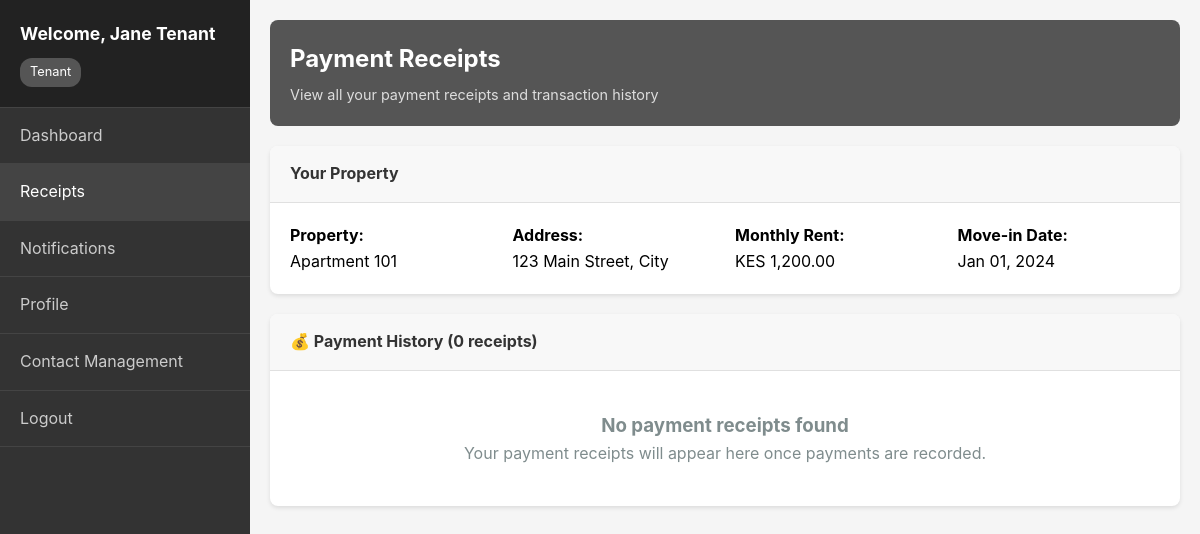
The app's page /tenant_receipts.php (signed in) with its own data.
### tables this page shows
CREATE TABLE users (
    id INT AUTO_INCREMENT PRIMARY KEY,
    username VARCHAR(50) UNIQUE NOT NULL,
    email VARCHAR(100) UNIQUE NOT NULL,
    password VARCHAR(255) NOT NULL,
    full_name VARCHAR(100) NOT NULL,
    phone VARCHAR(20),
    role ENUM('tenant', 'admin', 'landlord') NOT NULL,
    created_at TIMESTAMP DEFAULT CURRENT_TIMESTAMP,
    updated_at TIMESTAMP DEFAULT CURRENT_TIMESTAMP ON UPDATE CURRENT_TIMESTAMP,
    is_active BOOLEAN DEFAULT TRUE
);

CREATE TABLE tenant_properties (
    id INT AUTO_INCREMENT PRIMARY KEY,
    tenant_id INT NOT NULL,
    property_id INT NOT NULL,
    move_in_date DATE NOT NULL,
    move_out_date DATE NULL,
    is_active BOOLEAN DEFAULT TRUE,
    created_at TIMESTAMP DEFAULT CURRENT_TIMESTAMP,
    FOREIGN KEY (tenant_id) REFERENCES users(id) ON DELETE CASCADE,
    FOREIGN KEY (property_id) REFERENCES properties(id) ON DELETE CASCADE
);

CREATE TABLE properties (
    id INT AUTO_INCREMENT PRIMARY KEY,
    property_name VARCHAR(100) NOT NULL,
    address TEXT NOT NULL,
    landlord_id INT NOT NULL,
    monthly_rent DECIMAL(10,2) NOT NULL,
    created_at TIMESTAMP DEFAULT CURRENT_TIMESTAMP,
    FOREIGN KEY (landlord_id) REFERENCES users(id) ON DELETE CASCADE
);

### config.php (called while the page is built, shortened)
<?php
require_once 'database.php';
function isLoggedIn() {
    return isset($_SESSION['user_id']) && !empty($_SESSION['user_id']);
}
function formatCurrency($amount) {
    return 'KES ' . number_format($amount, 2);
}
function formatDate($date) {
    return date('M d, Y', strtotime($date));
}
function getCurrentUser() {
    $db = new Database();
    $user = $db->fetchOne(
        "SELECT * FROM users WHERE id = ? AND is_active = 1",
        [$_SESSION['user_id']]
    );
    return $user;
}
?>

### database.php (called while the page is built, shortened)
<?php
class Database {
    private $host = DB_HOST;
    private $username = DB_USERNAME;
    private $password = DB_PASSWORD;
    private $database = DB_NAME;
    private $connection;
    private function connect() {
        try {
            $this->connection = new PDO(
                "mysql:host={$this->host};dbname={$this->database};charset=utf8mb4",
                $this->username,
                $this->password,
                [
                    PDO::ATTR_ERRMODE => PDO::ERRMODE_EXCEPTION,
                    PDO::ATTR_DEFAULT_FETCH_MODE => PDO::FETCH_ASSOC,
                    PDO::ATTR_EMULATE_PREPARES => false
                ]
            );
        } catch (PDOException $e) {
            die("Database connection failed: " . $e->getMessage());
        }
    }
    public function query($sql, $params = []) {
        try {
            $stmt = $this->connection->prepare($sql);
            $stmt->execute($params);
            return $stmt;
        } catch (PDOException $e) {
            throw new Exception("Query failed: " . $e->getMessage());
        }
    }
    public function fetchAll($sql, $params = []) {
        return $this->query($sql, $params)->fetchAll();
    }
    public function fetchOne($sql, $params = []) {
        return $this->query($sql, $params)->fetch();
    }
}
?>

### tenant_receipts.php (the view, shortened to what this page needs)
<?php
require_once 'config.php';
$user = getCurrentUser();
$db = new Database();
$receipts = $db->fetchAll(
    "SELECT rp.*, p.property_name, p.address
     FROM rent_payments rp
     JOIN properties p ON rp.property_id = p.id
     WHERE rp.tenant_id = ?
     ORDER BY rp.payment_date DESC",
    [$user['id']]
);
$property = $db->fetchOne(
    "SELECT p.*, tp.move_in_date
     FROM properties p
     JOIN tenant_properties tp ON p.id = tp.property_id
     WHERE tp.tenant_id = ? AND tp.is_active = 1",
    [$user['id']]
);
?>
<!DOCTYPE html>
<html lang="en">
<head>
</head>
<body>
    <div class="dashboard-container">
        <div class="sidebar" id="sidebar">
            <div class="sidebar-header">
                <h2>Welcome, <?php echo htmlspecialchars($user['full_name']); ?></h2>
                <div class="user-role">Tenant</div>
            </div>
            <ul class="sidebar-menu">
                <li><a href="tenant_dashboard.php">Dashboard</a></li>
                <li><a href="tenant_receipts.php" class="active">Receipts</a></li>
                <li><a href="my_notifications.php">Notifications</a></li>
                <li><a href="my_profile.php">Profile</a></li>
                <li><a href="contact_management.php">Contact Management</a></li>
                <li><a href="logout.php">Logout</a></li>
            </ul>
        </div>
        <div class="main-content">
            <div class="content-header">
                <h1>Payment Receipts</h1>
                <p>View all your payment receipts and transaction history</p>
            </div>
            <?php if ($property): ?>
            <div class="card">
                <div class="card-header">
                    <h3>Your Property</h3>
                </div>
                <div style="padding: 20px;">
                    <div style="display: grid; grid-template-columns: repeat(auto-fit, minmax(200px, 1fr)); gap: 20px;">
                        <div>
                            <strong>Property:</strong><br>
                            <?php echo htmlspecialchars($property['property_name']); ?>
                        </div>
                        <div>
                            <strong>Address:</strong><br>
                            <?php echo htmlspecialchars($property['address']); ?>
                        </div>
                        <div>
                            <strong>Monthly Rent:</strong><br>
                            <?php echo formatCurrency($property['monthly_rent']); ?>
                        </div>
                        <div>
                            <strong>Move-in Date:</strong><br>
                            <?php echo formatDate($property['move_in_date']); ?>
                        </div>
                    </div>
                </div>
            </div>
            <?php endif; ?>
            <div class="card">
                <div class="card-header">
                    <h3>💰 Payment History (<?php echo count($receipts); ?> receipts)</h3>
                </div>
                <?php if (empty($receipts)): ?>
                    <div style="padding: 40px; text-align: center; color: #7f8c8d;">
                        <h3>No payment receipts found</h3>
                        <p>Your payment receipts will appear here once payments are recorded.</p>
                    </div>
                <?php endif; ?>
            </div>
        </div>
    </div>
</body>
</html>

### tenant_receipts.php (style rules this page uses)
* { box-sizing: border-box; margin: 0; padding: 0; }
body { font-family: -apple-system, BlinkMacSystemFont, 'Segoe UI', Roboto, sans-serif; background: #f5f5f5; line-height: 1.6; }
.dashboard-container { display: flex; min-height: 100vh; }
.sidebar { width: 250px; background: #333; color: white; position: fixed; height: 100vh; overflow-y: auto; z-index: 1000; transition: transform 0.3s ease; }
.sidebar-header { padding: 20px; background: #222; border-bottom: 1px solid #444; }
.sidebar-header h2 { margin: 0 0 10px 0; font-size: 1.1rem; }
.user-role { background: #555; color: white; padding: 4px 10px; border-radius: 12px; font-size: 0.8rem; display: inline-block; }
.sidebar-menu { list-style: none; padding: 0; margin: 0; }
.sidebar-menu a { color: #ccc; padding: 15px 20px; display: block; text-decoration: none; border-bottom: 1px solid #444; transition: all 0.3s ease; }
.sidebar-menu a:hover, .sidebar-menu a.active { background: #444; color: white; }
.main-content { flex: 1; margin-left: 250px; padding: 20px; min-height: 100vh; }
.content-header { background: #555; color: white; padding: 20px; margin-bottom: 20px; border-radius: 8px; }
.content-header h1 { margin: 0 0 5px 0; font-size: 1.5rem; }
.content-header p { margin: 0; opacity: 0.8; font-size: 0.9rem; }
.card { background: white; border-radius: 8px; box-shadow: 0 2px 4px rgba(0,0,0,0.1); margin-bottom: 20px; overflow: hidden; }
.card-header { background: #f8f8f8; padding: 15px 20px; border-bottom: 1px solid #e0e0e0; }
.card-header h3 { margin: 0; color: #333; font-size: 1rem; }

### records on screen
users: full_name "Jane Tenant"
tenant_properties: property.property_name "Apartment 101", property.address "123 Main Street, City", property.monthly_rent "KES 1,200.00", move_in_date "Jan 01, 2024"

### other values on screen
count($receipts) "0"
